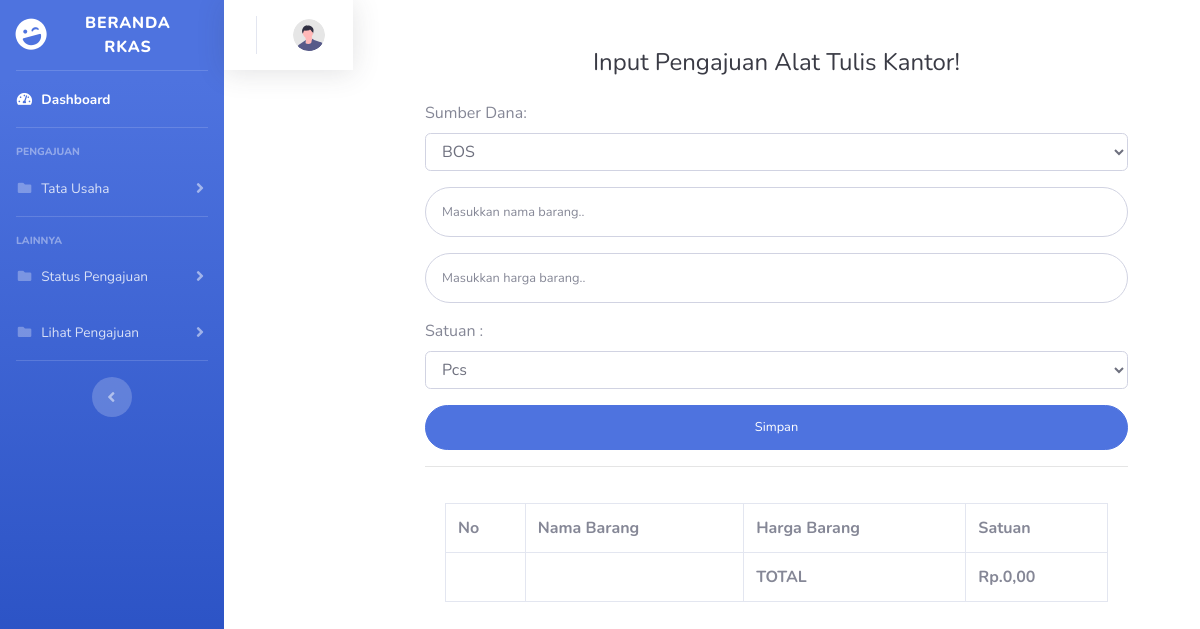
/rkas/atk.php, run on an earlier commit of the app's database.
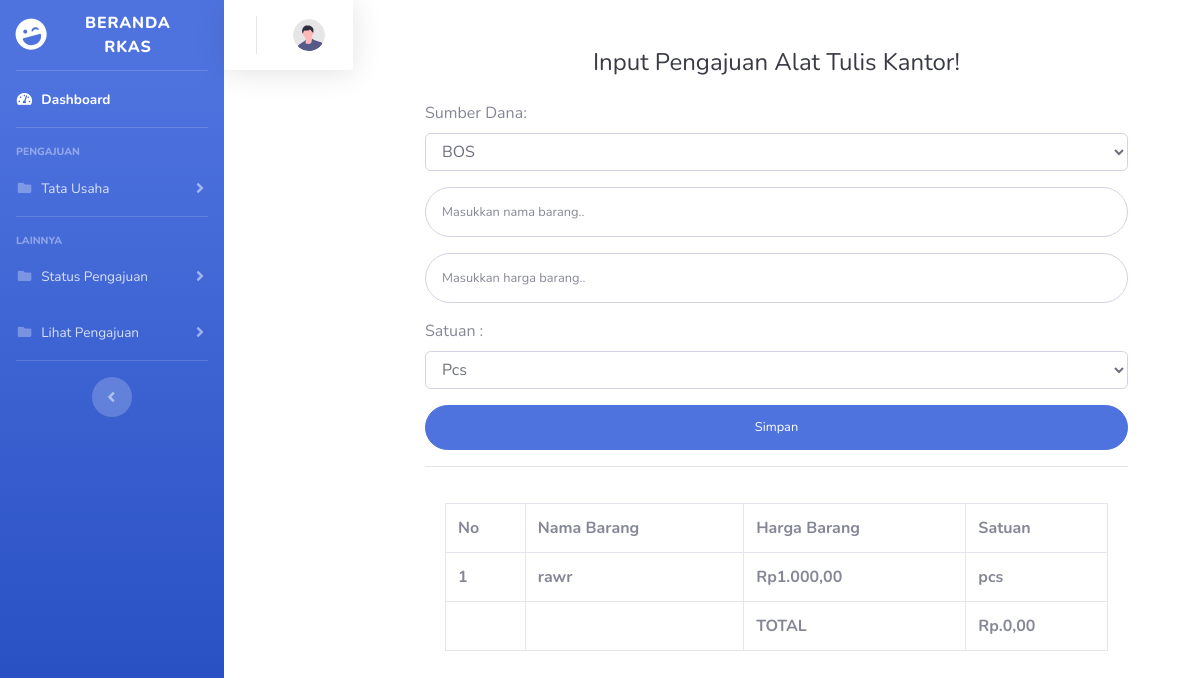
And on a later commit of the database.
### tables this page shows
CREATE TABLE `tb_atk` (
  `id_atk` int(11) NOT NULL,
  `sumber_dana` varchar(10) NOT NULL,
  `nama_barang` varchar(255) NOT NULL,
  `harga_barang` int(10) NOT NULL,
  `satuan` enum('pcs','pack','lusin','kodi','box') NOT NULL,
  `status` varchar(50) NOT NULL,
  `total` int(11) NOT NULL
);

### rkas/atk.php (the view, shortened to what the changed rows need)
<?php
include "koneksi.php";
$sql = mysqli_query($conn, "SELECT * FROM tb_atk");
?>
<!DOCTYPE html>
<html lang="en">
<head>
    <link href="vendor/fontawesome-free/css/all.min.css" rel="stylesheet" type="text/css">
    <link href="css/sb-admin-2.css" rel="stylesheet">
</head>
<body id="page-top">
    <div id="wrapper">
        <div class="container">
        <div class="p-5">
                            <div class="text-center">
                                <h1 class="h4 text-gray-900 mb-4">Input Pengajuan Alat Tulis Kantor!</h1>
                            </div>
                                <div class="card-body">
                        <div class="table-responsive">
                                <table class="table table-bordered" id="dataTable" width="100%" cellspacing="0">
                                <tr>
                                            <th>No</th>
                                            <th>Nama Barang</th>
                                            <th>Harga Barang</th>
                                            <th>Satuan</th>
                                    </tr>
                                    <?php $no = 0;?>
                                    <?php foreach ($sql as $row) : ?>
                                    <tr>
                                    <th><?php $no += 1; echo $no;?></th>
                                    <th><?= $row["nama_barang"];?></th>
                                    <th>Rp<?= number_format($row["harga_barang"], 2, ',', '.'); ?></th>
                                    <th><?= $row["satuan"];?></th>
                                    <?php endforeach;
                                $total_query = mysqli_query($conn, "SELECT SUM(total) FROM tb_atk");
                                $total_result = $total_query->fetch_array(MYSQLI_NUM);
                                $total = $total_result[0];
                                $formatted_total = number_format($total, 2, ',', '.');
                                    ?>
                                    </tr>
                                    <tr>
                                    <th></th>
                                    <th></th>
                                    <th>TOTAL</th>
                                    <th>Rp.<?= $formatted_total ?></th>
                                    </tr>
                                </table>
                        </div>
</body>
</html>

What changed in the data, as far as the page shows it:
added tb_atk: nama_barang "rawr", harga_barang "1.000,00", satuan "pcs"
